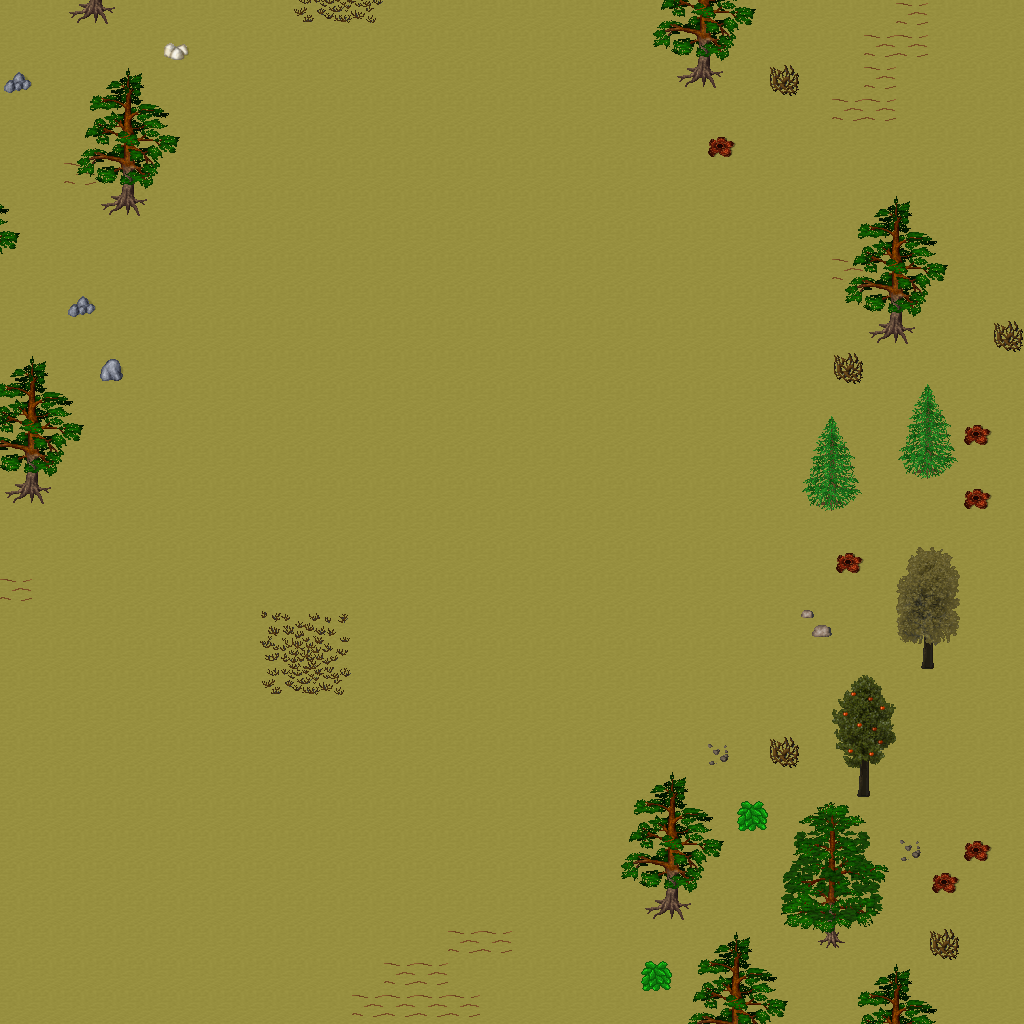

Below is a game level as drawn by its tile map, then a one-line description and the .tmx that defines it (tile-layer data replaced by summaries):
An orthogonal 32x32 tile map with 32x32 px tiles, 5 tile layers (Ground, Objects, Objects2, Above, ...), 1 hidden layer not drawn, 47 tilesets.

<map version="1.10" tiledversion="1.11.0" orientation="orthogonal" renderorder="right-down" width="32" height="32" tilewidth="32" tileheight="32" infinite="0" nextlayerid="11" nextobjectid="1">
 <tileset firstgid="1" name="ground_ground" tilewidth="32" tileheight="32" tilecount="33" columns="3">
  <image source="../drawable/ground_ground.png" width="96" height="352" />
 </tileset>
 <tileset firstgid="34" name="ground_ice_ice" tilewidth="32" tileheight="32" tilecount="3" columns="3">
  <image source="../drawable/ground_ice_ice.png" width="96" height="32" />
 </tileset>
 <tileset firstgid="37" name="ground_earth_edges" tilewidth="32" tileheight="32" tilecount="18" columns="6">
  <image source="../drawable/ground_earth_edges.png" width="192" height="96" />
 </tileset>
 <tileset firstgid="55" name="ground_rock_pebbles" tilewidth="32" tileheight="32" tilecount="3" columns="1">
  <image source="../drawable/ground_rock_pebbles.png" width="32" height="96" />
 </tileset>
 <tileset firstgid="58" name="item_corpse_huge_animal" tilewidth="32" tileheight="32" tilecount="16" columns="2">
  <image source="../drawable/item_corpse_huge_animal.png" width="64" height="256" />
 </tileset>
 <tileset firstgid="74" name="plant_flower_daisy_white" tilewidth="32" tileheight="32" tilecount="8" columns="2">
  <image source="../drawable/plant_flower_daisy_white.png" width="64" height="128" />
 </tileset>
 <tileset firstgid="82" name="ground_ridge_earth_dark" tilewidth="32" tileheight="32" tilecount="96" columns="12">
  <image source="../drawable/ground_ridge_earth_dark.png" width="384" height="256" />
 </tileset>
 <tileset firstgid="178" name="ground_grass_edges" tilewidth="32" tileheight="32" tilecount="36" columns="12">
  <image source="../drawable/ground_grass_edges.png" width="384" height="96" />
 </tileset>
 <tileset firstgid="214" name="ground_ridge_ice_2" tilewidth="32" tileheight="32" tilecount="42" columns="7">
  <image source="../drawable/ground_ridge_ice_2.png" width="224" height="192" />
 </tileset>
 <tileset firstgid="256" name="ground_ice_glacier" tilewidth="32" tileheight="32" tilecount="1" columns="1">
  <image source="../drawable/ground_ice_glacier.png" width="32" height="32" />
 </tileset>
 <tileset firstgid="257" name="ground_ice_edges" tilewidth="32" tileheight="32" tilecount="9" columns="3">
  <image source="../drawable/ground_ice_edges.png" width="96" height="96" />
 </tileset>
 <tileset firstgid="266" name="plant_bush_large_brown" tilewidth="32" tileheight="32" tilecount="9" columns="3">
  <image source="../drawable/plant_bush_large_brown.png" width="96" height="96" />
 </tileset>
 <tileset firstgid="275" name="ground_ridge_ice" tilewidth="32" tileheight="32" tilecount="42" columns="7">
  <image source="../drawable/ground_ridge_ice.png" width="224" height="192" />
 </tileset>
 <tileset firstgid="317" name="plant_bush_various_small" tilewidth="32" tileheight="32" tilecount="9" columns="3">
  <image source="../drawable/plant_bush_various_small.png" width="96" height="96" />
 </tileset>
 <tileset firstgid="326" name="ground_rock_rocks_2" tilewidth="32" tileheight="32" tilecount="4" columns="2">
  <image source="../drawable/ground_rock_rocks_2.png" width="64" height="64" />
 </tileset>
 <tileset firstgid="330" name="building_decoration_blue_circle" tilewidth="32" tileheight="32" tilecount="4" columns="2">
  <image source="../drawable/building_decoration_blue_circle.png" width="64" height="64" />
 </tileset>
 <tileset firstgid="334" name="item_statue_cross" tilewidth="32" tileheight="32" tilecount="1" columns="1">
  <image source="../drawable/item_statue_cross.png" width="32" height="32" />
 </tileset>
 <tileset firstgid="335" name="ground_rock_green_crystal" tilewidth="32" tileheight="32" tilecount="9" columns="3">
  <image source="../drawable/ground_rock_green_crystal.png" width="96" height="96" />
 </tileset>
 <tileset firstgid="344" name="furniture_light_iron_lamp" tilewidth="32" tileheight="32" tilecount="3" columns="1">
  <image source="../drawable/furniture_light_iron_lamp.png" width="32" height="96" />
 </tileset>
 <tileset firstgid="347" name="item_statue_metal_and_stone" tilewidth="32" tileheight="32" tilecount="6" columns="3">
  <image source="../drawable/item_statue_metal_and_stone.png" width="96" height="64" />
 </tileset>
 <tileset firstgid="353" name="ground_ladder_horizontal_pale" tilewidth="32" tileheight="32" tilecount="3" columns="1">
  <image source="../drawable/ground_ladder_horizontal_pale.png" width="32" height="96" />
 </tileset>
 <tileset firstgid="356" name="plant_bush_bushes" tilewidth="32" tileheight="32" tilecount="10" columns="5">
  <image source="../drawable/plant_bush_bushes.png" width="160" height="64" />
 </tileset>
 <tileset firstgid="366" name="item_blood_floor_stain" tilewidth="32" tileheight="32" tilecount="1" columns="1">
  <image source="../drawable/item_blood_floor_stain.png" width="32" height="32" />
 </tileset>
 <tileset firstgid="367" name="item_corpse_skull_dark" tilewidth="32" tileheight="32" tilecount="2" columns="2">
  <image source="../drawable/item_corpse_skull_dark.png" width="64" height="32" />
 </tileset>
 <tileset firstgid="369" name="furniture_light_flames" tilewidth="32" tileheight="32" tilecount="6" columns="6">
  <image source="../drawable/furniture_light_flames.png" width="192" height="32" />
 </tileset>
 <tileset firstgid="375" name="logic_creature_human" tilewidth="32" tileheight="32" tilecount="5" columns="5">
  <image source="../drawable/logic_creature_human.png" width="160" height="32" />
 </tileset>
 <tileset firstgid="380" name="logic_creature_elemental" tilewidth="32" tileheight="32" tilecount="16" columns="8">
  <image source="../drawable/logic_creature_elemental.png" width="256" height="64" />
 </tileset>
 <tileset firstgid="396" name="logic_collision" tilewidth="32" tileheight="32" tilecount="1" columns="1">
  <image source="../drawable/logic_collision.png" width="32" height="32" />
 </tileset>
 <tileset firstgid="397" name="logic_creature_giant_human" tilewidth="32" tileheight="32" tilecount="16" columns="8">
  <image source="../drawable/logic_creature_giant_human.png" width="256" height="64" />
 </tileset>
 <tileset firstgid="413" name="plant_tree_taller_trees" tilewidth="32" tileheight="32" tilecount="32" columns="8">
  <image source="../drawable/plant_tree_taller_trees.png" width="256" height="128" />
 </tileset>
 <tileset firstgid="445" name="plant_tree_spruce" tilewidth="32" tileheight="32" tilecount="6" columns="2">
  <image source="../drawable/plant_tree_spruce.png" width="64" height="96" />
 </tileset>
 <tileset firstgid="451" name="plant_bush_bush_mult_colored" tilewidth="32" tileheight="32" tilecount="6" columns="3">
  <image source="../drawable/plant_bush_bush_mult_colored.png" width="96" height="64" />
 </tileset>
 <tileset firstgid="457" name="ground_ice_icehole" tilewidth="32" tileheight="32" tilecount="1" columns="1">
  <image source="../drawable/ground_ice_icehole.png" width="32" height="32" />
 </tileset>
 <tileset firstgid="458" name="logic_portal" tilewidth="32" tileheight="32" tilecount="24" columns="8">
  <image source="../drawable/logic_portal.png" width="256" height="96" />
 </tileset>
 <tileset firstgid="482" name="building_wall_int_clay" tilewidth="32" tileheight="32" tilecount="100" columns="10">
  <image source="../drawable/building_wall_int_clay.png" width="320" height="320" />
 </tileset>
 <tileset firstgid="582" name="plant_tree_pine_tree" tilewidth="32" tileheight="32" tilecount="20" columns="4">
  <image source="../drawable/plant_tree_pine_tree.png" width="128" height="160" />
 </tileset>
 <tileset firstgid="602" name="plant_tree_pine_tree_1" tilewidth="32" tileheight="32" tilecount="20" columns="4">
  <image source="../drawable/plant_tree_pine_tree_1.png" width="128" height="160" />
 </tileset>
 <tileset firstgid="622" name="plant_stump_hollow_logs" tilewidth="32" tileheight="32" tilecount="6" columns="3">
  <image source="../drawable/plant_stump_hollow_logs.png" width="96" height="64" />
 </tileset>
 <tileset firstgid="628" name="plant_stump_small_stump" tilewidth="32" tileheight="32" tilecount="4" columns="2">
  <image source="../drawable/plant_stump_small_stump.png" width="64" height="64" />
 </tileset>
 <tileset firstgid="632" name="plant_stump_stump_snow1" tilewidth="32" tileheight="32" tilecount="2" columns="2">
  <image source="../drawable/plant_stump_stump_snow1.png" width="64" height="32" />
 </tileset>
 <tileset firstgid="634" name="plant_stump_stump_snow" tilewidth="32" tileheight="32" tilecount="2" columns="2">
  <image source="../drawable/plant_stump_stump_snow.png" width="64" height="32" />
 </tileset>
 <tileset firstgid="636" name="building_decoration_rocks" tilewidth="32" tileheight="32" tilecount="6" columns="3">
  <image source="../drawable/building_decoration_rocks.png" width="96" height="64" />
 </tileset>
 <tileset firstgid="642" name="ground_rock_rocks" tilewidth="32" tileheight="32" tilecount="4" columns="2">
  <image source="../drawable/ground_rock_rocks.png" width="64" height="64" />
 </tileset>
 <tileset firstgid="646" name="plant_tree_snow_on_pine" tilewidth="32" tileheight="32" tilecount="20" columns="4">
  <image source="../drawable/plant_tree_snow_on_pine.png" width="128" height="160" />
 </tileset>
 <tileset firstgid="666" name="light_dim_light_5x5" tilewidth="32" tileheight="32" tilecount="25" columns="5">
  <image source="../drawable/light_dim_light_5x5.png" width="160" height="160" />
 </tileset>
 <tileset firstgid="691" name="logic_creature_fowl" tilewidth="32" tileheight="32" tilecount="6" columns="6">
  <image source="../drawable/logic_creature_fowl.png" width="192" height="32" />
 </tileset>
 <tileset firstgid="697" name="logic_creature_animal" tilewidth="32" tileheight="32" tilecount="32" columns="8">
  <image source="../drawable/logic_creature_animal.png" width="256" height="128" />
 </tileset>
 <layer id="1" name="Ground" width="32" height="32">
  <data>[1024 cells, 1024 non-empty, 1 distinct tile ids]</data>
 </layer>
 <layer id="2" name="Objects" width="32" height="32">
  <data>[1024 cells, 71 non-empty, 28 distinct tile ids]</data>
 </layer>
 <layer id="3" name="Objects2" width="32" height="32">
  <data>[1024 cells, 0 non-empty, 0 distinct tile ids]</data>
 </layer>
 <layer id="4" name="Above" width="32" height="32">
  <data>[1024 cells, 140 non-empty, 50 distinct tile ids]</data>
 </layer>
 <layer id="5" name="Above2" width="32" height="32">
  <data>[1024 cells, 0 non-empty, 0 distinct tile ids]</data>
 </layer>
 <layer id="6" name="Walkable" width="32" height="32" visible="0">
  <data>[1024 cells, 34 non-empty, 1 distinct tile ids]</data>
 </layer>
 <objectgroup id="7" name="Mapevents" />
 <objectgroup id="8" name="Spawn" />
 <objectgroup id="9" name="Keys" />
 <objectgroup id="10" name="Replace" />
</map>
